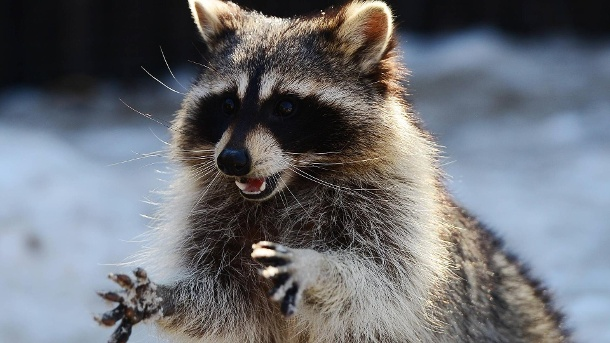
#> input picture waschbar.jpg, 610 x 343 px
$ python myexample.py
#> lines starting #> are read from the running program, lines starting #| are printed output that depends on the picture
import numpy as np
import matplotlib.pyplot as plt
from sklearn.cluster import KMeans
from sklearn.metrics import pairwise_distances_argmin
from sklearn.utils import shuffle
from PIL import Image

n_colors = 32

# Load the raccoon image
waschbar = Image.open("waschbar.jpg")
#> waschbar is the input picture: PIL image 610x343 RGB; mean R, G, B 108.1, 110.9, 116.9

# Convert to floats and then divide by 255 so that imshow will work on it
# (The values have to be in range [0,1])
waschbar = np.array(waschbar, dtype=np.float64) / 255
#> waschbar: shape (343, 610, 3) float64

# Transform image to a 2D array
w, h, d = original_shape = tuple(waschbar.shape)
#> w = 343; h = 610; d = 3; original_shape = (343, 610, 3)
assert d == 3
image_array = np.reshape(waschbar, (w * h, d))

# Fitting the model on a small subsample of the data
image_array_sample = shuffle(image_array, random_state=0)[:1000]
#> image_array_sample = 1000 rows, first 8: [0.957, 0.922, 0.863], [0.612, 0.694, 0.8], [0.0706, 0.0784, 0.0745], [0.698, 0.792, 0.902], [0.627, 0.706, 0.804], [0.576, 0.655, 0.753], [0.0863, 0.0549, 0.0431], [0.435, 0.514, 0.612]
kmeans = KMeans(n_clusters=n_colors, random_state=0).fit(image_array_sample)

# Predicting color indices on the full image using k-means
labels = kmeans.predict(image_array)

# Predicting color indices on the full image randomly
random = shuffle(image_array, random_state=0)[:n_colors + 1]
#> random = 33 rows, first 8: [0.957, 0.922, 0.863], [0.612, 0.694, 0.8], [0.0706, 0.0784, 0.0745], [0.698, 0.792, 0.902], [0.627, 0.706, 0.804], [0.576, 0.655, 0.753], [0.0863, 0.0549, 0.0431], [0.435, 0.514, 0.612]
labels_random = pairwise_distances_argmin(random, image_array, axis=0)


# Recreate image of a certain size using the codebood and the labels
def recreate_image(codebook, labels, w, h):
#> called with codebook = array of shape (32, 3), labels = array of shape (209230,), w = 343, h = 610
    d = codebook.shape[1]
    image = np.zeros((w, h, d))
    label_idx = 0
    for i in range(w):
        for j in range(h):
            image[i][j] = codebook[labels[label_idx]]
            label_idx += 1
#> after the loop, label_idx = 209230
    return image

# Display all results, alongside original image
plt.figure(1)
plt.clf()
ax = plt.axes([0, 0, 1, 1])
plt.axis('off')
plt.title('Original image (96,615 colors)')
plt.imshow(waschbar)

plt.figure(2)
plt.clf()
ax = plt.axes([0, 0, 1, 1])
plt.axis('off')
plt.title('Quantized image (32 colors, K-Means)')
plt.imshow(recreate_image(kmeans.cluster_centers_, labels, w, h))

plt.figure(3)
plt.clf()
ax = plt.axes([0, 0, 1, 1])
plt.axis('off')
plt.title('Quantized image (32 colors, Random)')
plt.imshow(recreate_image(random, labels_random, w, h))
#> call 2 of recreate_image, with codebook = array of shape (33, 3), labels = array of shape (209230,), w = 343, h = 610
#> after the loop in recreate_image (call 2), `for i in range(w):`:
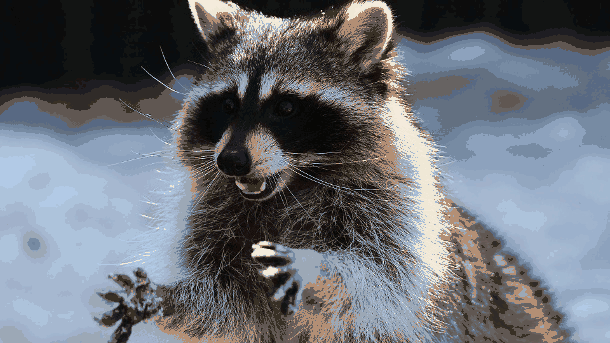
#> image: shape (343, 610, 3) float64; mean of channels 0, 1, 2 0.417, 0.435, 0.464; drawn as R, G, B
plt.show()

$ run again, with raccoon.png saved as waschbar.jpg
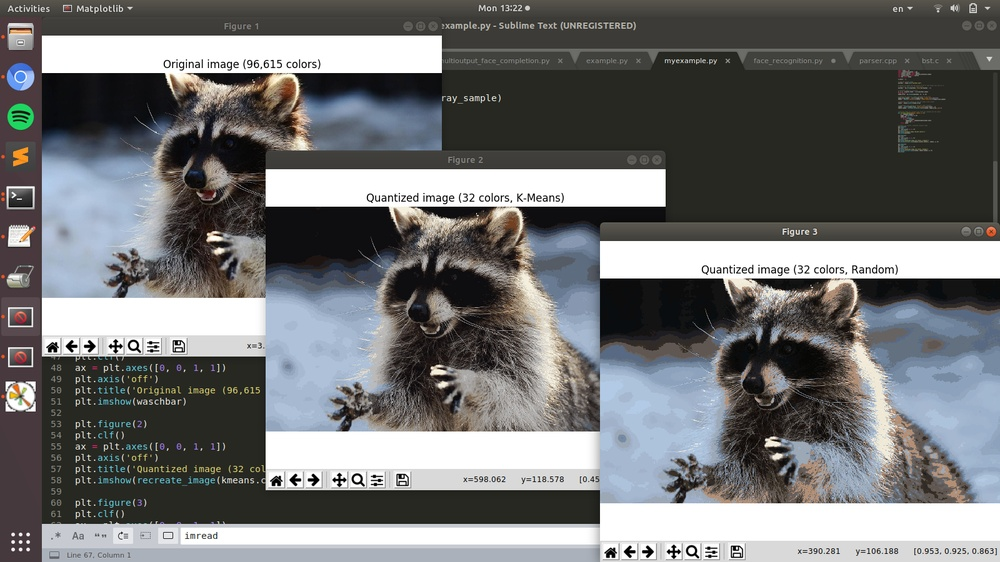
#> input picture raccoon.png, 1000 x 562 px, shrunk from 1600 x 900 before the run
#> waschbar is the input picture: PIL image 1000x562 RGB; mean R, G, B 114.2, 115.2, 115.9
#> waschbar: shape (562, 1000, 3) float64
#> image_array_sample = 1000 rows, first 8: [0.153, 0.157, 0.133], [0.353, 0.325, 0.294], [0.173, 0.173, 0.204], [0.337, 0.325, 0.298], [0.153, 0.157, 0.133], [0.416, 0.404, 0.376], [0.196, 0.165, 0.153], [0.549, 0.627, 0.733]
#> random = 33 rows, first 8: [0.153, 0.157, 0.133], [0.353, 0.325, 0.294], [0.173, 0.173, 0.204], [0.337, 0.325, 0.298], [0.153, 0.157, 0.133], [0.416, 0.404, 0.376], [0.196, 0.165, 0.153], [0.549, 0.627, 0.733]
#> after the loop in recreate_image, `for i in range(w):`: label_idx = 562000
#> after the loop in recreate_image (call 2), `for i in range(w):`:
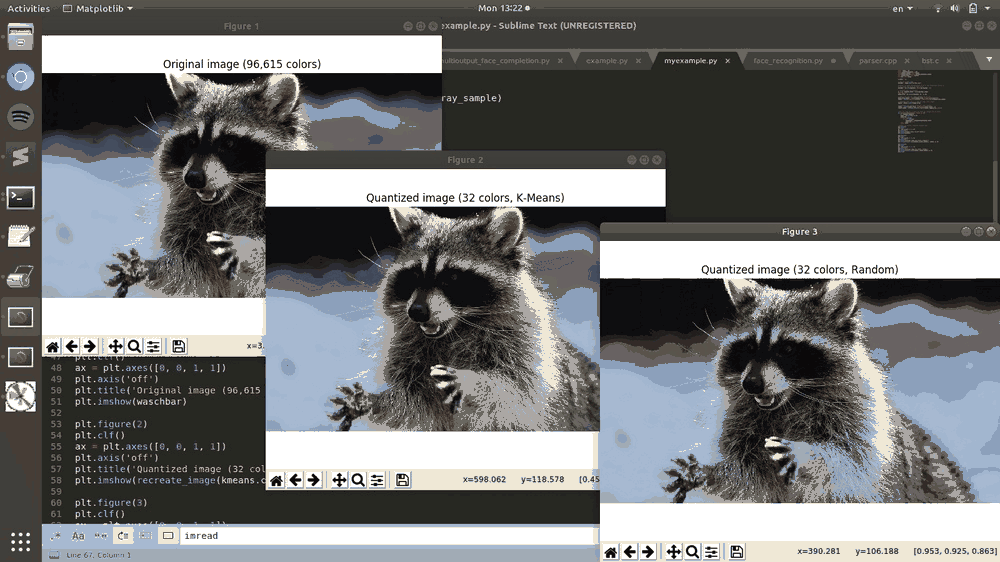
#> image: shape (562, 1000, 3) float64; mean of channels 0, 1, 2 0.447, 0.452, 0.453; drawn as R, G, B
